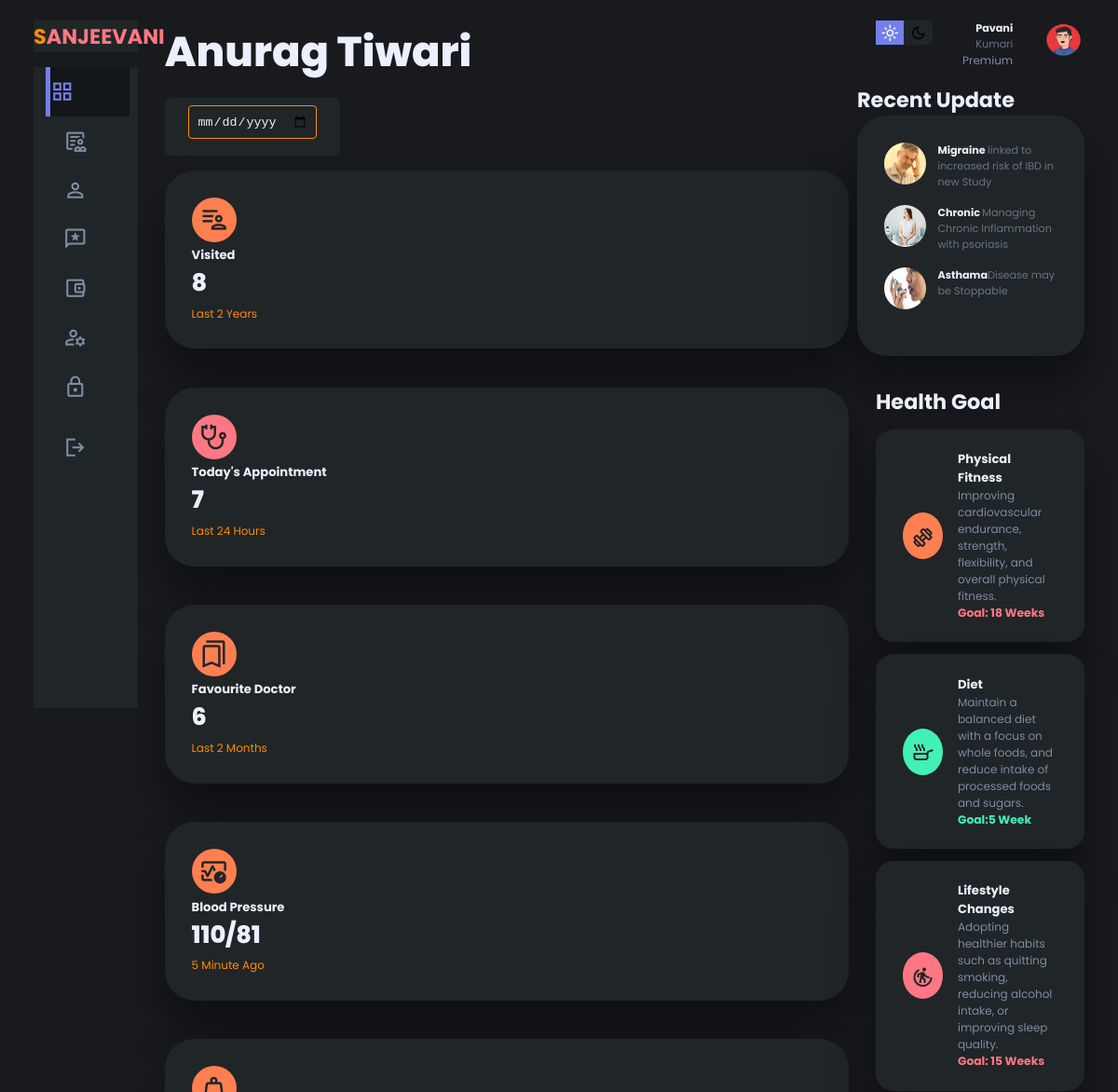
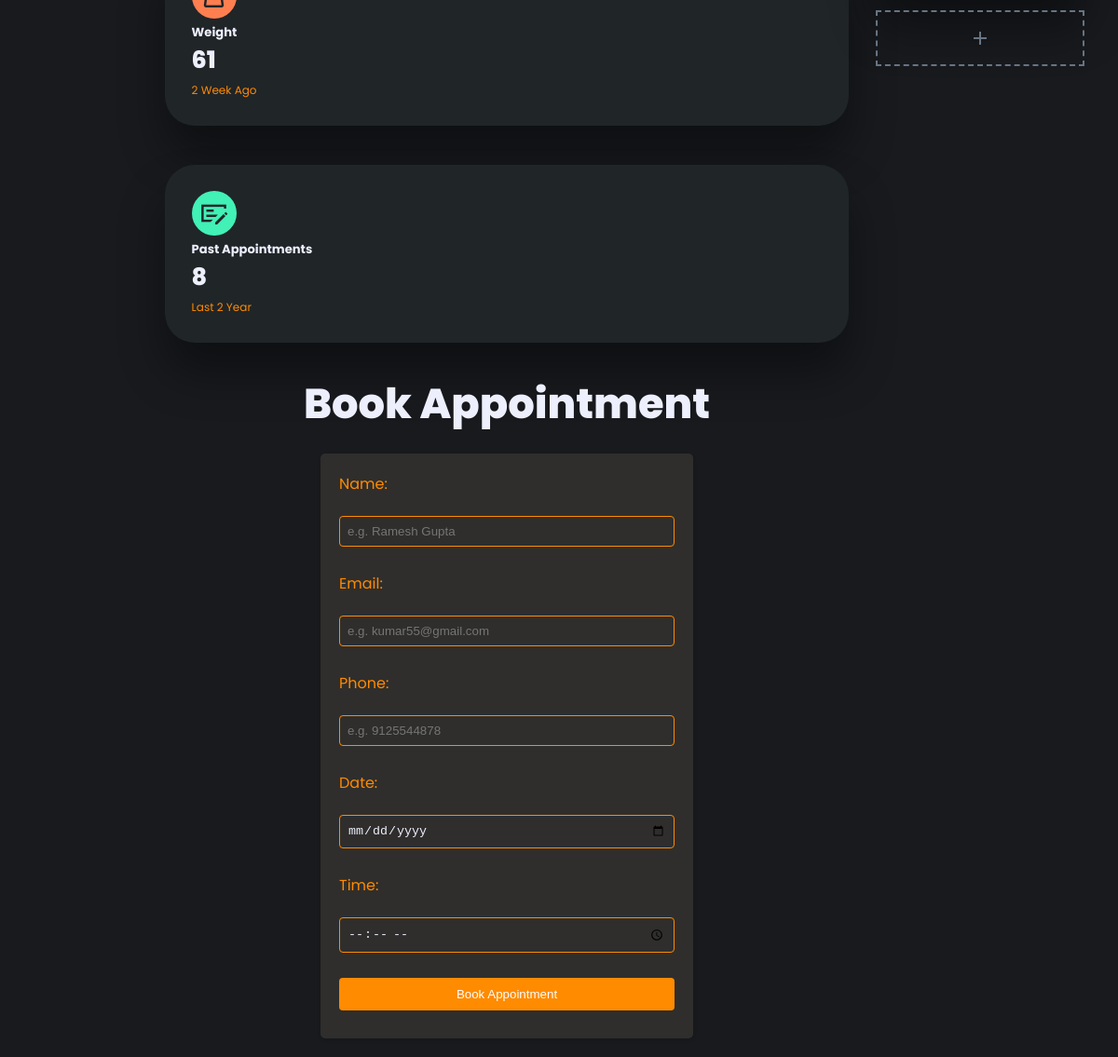
The page /p_dashboard.php (signed in) on the database its author committed (2 pictures, top to bottom).
### tables this page shows
CREATE TABLE `patient_info` (
  `sno` int(30) NOT NULL,
  `username` varchar(30) NOT NULL,
  `name` text NOT NULL,
  `password` varchar(30) NOT NULL,
  `dt` datetime NOT NULL DEFAULT current_timestamp(),
  `age` int(11) NOT NULL,
  `address` text NOT NULL,
  `email` varchar(30) NOT NULL,
  `contactnum` bigint(11) NOT NULL,
  `gender` text NOT NULL,
  `lower_bp` int(11) NOT NULL,
  `higher_bp` int(11) NOT NULL,
  `weight` int(11) NOT NULL
);

### partials/db_patient.php (called while the page is built, shortened)
<?php
include 'partials/db_connect.php';
$username=$_SESSION["username"];
$sql="SELECT * FROM `patient_info` WHERE username='$username' ";
$result=mysqli_query($conn,$sql);
$row = mysqli_fetch_assoc($result);
$name=$row['name'];
$weight=$row['weight'];
$lowbp=$row['lower_bp'];
$highbp=$row['higher_bp'];
?>
<?php
$sql1="SELECT * FROM `visit` WHERE patientid='$username'";
$result1=mysqli_query($conn,$sql1);
$num1=mysqli_num_rows($result1);
$sql4="SELECT * FROM `visit` WHERE patientid='$username' ";
$result4=mysqli_query($conn,$sql4);
$num4=mysqli_num_rows($result4);
$sql5="SELECT * FROM `visit` WHERE dt >= DATE_SUB(NOW(), INTERVAL 24 HOUR) and visited='no' and patientid='$username'";
$result5=mysqli_query($conn,$sql5);
$num5=mysqli_num_rows($result5);
?>

### p_dashboard.php (the view, shortened to what this page needs)
<?php
include 'partials/db_patient.php';
?>
<!DOCTYPE html>
<html lang="en">
<head>
  <link rel="stylesheet" href="style.css">
</head>
<body>
   <div class="container">
      <aside>
         <div class="top">
           <div class="logo">
             <h2 style="color:#ff8B00">S<span class="danger">ANJEEVANI</span> </h2>
           </div>
         </div>
          <div class="sidebar">
            <a href="p_dashboard.php" class="active">
              <span class="material-symbols-sharp">grid_view </span>
           </a>
           <a href="p_information.php" >
            <span class="material-symbols-outlined">
              </span>
         </a>
           <a href="p_medihis.php" >
              <span class="material-symbols-sharp">person_outline </span>
           </a>
           <a href="#">
            <span class="material-symbols-outlined">
              </span>
           </a>
           <a href="#">
            <span class="material-symbols-outlined">
              </span>
           </a>
           <a href="#">
            <span class="material-symbols-outlined">
              </span>
           </a>
           <a href="#">
            <span class="material-symbols-outlined">
              </span>
           </a>
           <a href="#">
              <span class="material-symbols-sharp">logout </span>
           </a>
          </div>
      </aside>
      <main>
           <h1><?php echo $name;?></h1>
           <div class="date">
             <input type="date" >
           </div>
        <div class="insights">
            <div class="sales">
               <span class="material-symbols-outlined">
                </span>
               <div class="middle">
                 <div class="left">
                   <h3>Visited</h3>
                   <h1><?php echo $num1;?></h1>
                 </div>
                  <div class="progress">
                  </div>
               </div>
               <small>Last 2 Years</small>
            </div>
              <div class="expenses">
                <span class="material-symbols-outlined">
                  </span>
                <div class="middle">
                  <div class="left">
                    <h3>Today's Appointment </h3>
                    <h1><?php echo $num5;?></h1>
                  </div>
                   <div class="progress">
                   </div>
                </div>
                <small>Last 24 Hours</small>
             </div>
     <div class="">
        <span class="material-symbols-outlined">
            </span>
        <div class="middle">
          <div class="left">
            <h3>Favourite Doctor</h3>
            <h1>6</h1>
          </div>
           <div class="progress">
           </div>
        </div>
        <small>Last 2 Months</small>
     </div>
     <div class="">
        <span class="material-symbols-outlined">
            </span>
        <div class="middle">
          <div class="left">
            <h3>Blood Pressure</h3>
            <h1><?php echo $highbp;?>/<?php echo $lowbp;?></h1>
          </div>
           <div class="progress">
           </div>
        </div>
        <small>5 Minute Ago</small>
     </div>
     <div class="">
        <span class="material-symbols-outlined">
            </span>
        <div class="middle">
          <div class="left">
            <h3>Weight</h3>
            <h1><?php echo $weight;?></h1>
          </div>
           <div class="progress">
           </div>
        </div>
        <small>2 Week Ago</small>
     </div>
               <div class="income" >
                <span class="material-symbols-outlined">
                  </span>
                <div class="middle">
                  <div class="left">
                    <h3> Past Appointments</h3>
                    <h1><?php echo $num4;?></h1>
                  </div>
                   <div class="progress">
                   </div>
                </div>
                <small>Last 2 Year </small>
             </div>
        </div>
      <div class="recent_order">
         <h1 style="text-align: center;">Book Appointment</h1>
         <form action="p_dashboard.php" method="post" >
             <label for="name">Name:</label><br>
             <input type="text" id="name" placeholder="e.g. Ramesh Gupta" name="name" required ><br><br>
             <label for="email">Email:</label><br>
             <input type="email" id="email" placeholder="e.g. kumar55@gmail.com" name="email" required><br><br>
             <label for="phone">Phone:</label><br>
             <input type="tel" id="phone" name="phone" placeholder="e.g. 9125544878"   required><br><br>
             <label for="date">Date:</label><br>
             <input type="date"  id="date" name="date" required><br><br>
             <label for="time">Time:</label><br>
             <input type="time" id="time" name="time" required><br><br>
             <input type="submit" value="Book Appointment">
         </form>
      </div>
      </main>
    <div class="right">
<div class="top">
   <div class="theme-toggler">
     <span class="material-symbols-sharp active">light_mode</span>
     <span class="material-symbols-sharp">dark_mode</span>
   </div>
    <div class="profile">
       <div class="info">
           <p><b>Pavani</b></p>
           <p>Kumari</p>
           <small class="text-muted">Premium</small>
       </div>
       <div class="profile-photo">
         <img src="imagedash/face-young-man-in-frame-circular-avatar-character-vector-28828812-removebg-preview.png" alt=""/>
       </div>
    </div>
</div>
  <div class="recent_updates">
     <h2>Recent Update</h2>
   <div class="updates">
      <div class="update">
         <div class="profile-photo">
            <img src="imagedash/4.jpg" alt=""/>
         </div>
        <div class="message">
           <p><b>Migraine </b>linked to increased risk of IBD in new Study </p>
        </div>
      </div>
      <div class="update">
        <div class="profile-photo">
        <img src=" imagedash/6.png" alt=""/>
        </div>
       <div class="message">
          <p><b>Chronic </b>Managing Chronic Inflammation with psoriasis</p>
       </div>
     </div>
     <div class="update">
      <div class="profile-photo">
         <img src = "imagedash/3.jpg" alt=""/>
      </div>
     <div class="message">
        <p><b>Asthama</b>Disease may be Stoppable</p>
     </div>
   </div>
  </div>
  </div>
   <div class="sales-analytics">
     <h2>Health Goal</h2>
      <div class="item onlion">
        <div class="icon">
            <span class="material-symbols-outlined">
                </span>
        </div>
        <div class="right_text">
          <div class="info">
            <h3>Physical Fitness</h3>
            <small class="text-muted">Improving cardiovascular endurance, strength, flexibility, and overall physical fitness.</small>
          </div>
          <h5 class="danger">Goal: 18 Weeks</h5>
        </div>
      </div>
      <div class="item onlion">
        <div class="icon">
            <span class="material-symbols-outlined">
                </span>
        </div>
        <div class="right_text">
          <div class="info">
            <h3>Diet</h3>
            <small class="text-muted">Maintain a balanced diet with a focus on whole foods, and reduce intake of processed foods and sugars.</small>
          </div>
          <h5 class="success">Goal:5 Week</h5>
        </div>
      </div>
      <div class="item onlion">
        <div class="icon">
            <span class="material-symbols-outlined">
                </span>
        </div>
        <div class="right_text">
          <div class="info">
            <h3>Lifestyle Changes</h3>
            <small class="text-muted">Adopting healthier habits such as quitting smoking, reducing alcohol intake, or improving sleep quality.</small>
          </div>
          <h5 class="danger">Goal: 15 Weeks</h5>
        </div>
      </div>
</div>
      <div class="item add_product">
            <div>
            <span class="material-symbols-sharp">add</span>
            </div>
     </div>
</div>
   </div>
</body>
</html>

### rows shown on the page
patient_info: name "Anurag Tiwari", higher_bp "110", lower_bp "81", weight "61"

### other values the page prints
$num1 "8"
$num5 "7"
$num4 "8"
